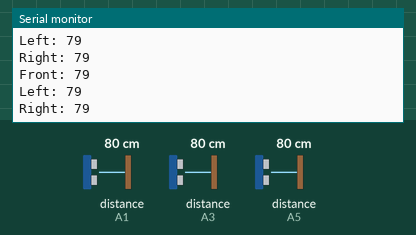
A sketch run on a simulated Arduino Uno, built with avr-gcc and run on an emulated ATmega328P. On the bench: the last lines printed to the serial monitor. Wiring (inferred from the names in the program): 3 × ultrasonic range finder: trigger A0, echo A1 / trigger A2, echo A3 / trigger A4, echo A5. The test bench sets the inputs (shaded band); at power-on: distance to the obstacle (sensors on A1, A3, A5) 80 cm. The echo pulse lasts 58.3 µs per cm; the audio player accepts every command and is not drawn.

Above: at 8.7 s.
8.8 s: distance to the obstacle (sensor on A1) set to 12 cm
At 9.38 s:
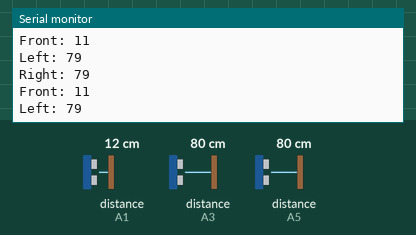
10.3 s: distance to the obstacle (sensor on A1) set to 9 cm
At 10.39 s:
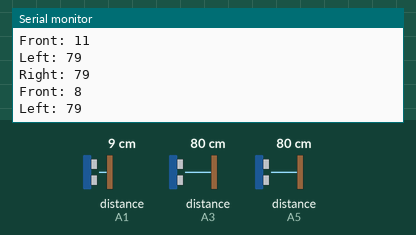
Timing chart, 0 to 13.3 s (numbered marks = the images above; inputs shaded):
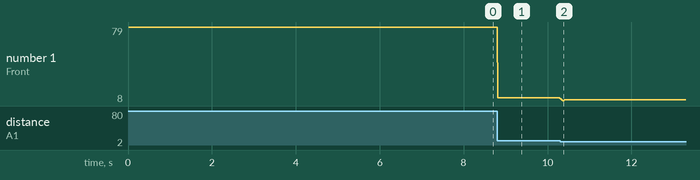

The sketch:

Project_Nazariya_Final.ino
```cpp
#include <DFMiniMp3.h>

// ----------------------
// Ultrasonic Sensor Pins
// ----------------------

const byte FRONT_TRIG = A0;
const byte FRONT_ECHO = A1;

const byte LEFT_TRIG = A2;
const byte LEFT_ECHO = A3;

const byte RIGHT_TRIG = A4;
const byte RIGHT_ECHO = A5;

// Obstacle detection range (cm)
const int MIN_DISTANCE = 10;
const int MAX_DISTANCE = 50;

// Distance measurements
long duration;
long distance;
long frontDistance;
long leftDistance;
long rightDistance;

// ----------------------
// DFPlayer Notifications
// ----------------------

class Mp3Notify
{
public:
    static void OnError(uint16_t errorCode)
    {
        Serial.print("DFPlayer Error: ");
        Serial.println(errorCode);
    }

    static void OnPlayFinished(uint16_t track)
    {
        Serial.print("Finished Track ");
        Serial.println(track);
    }

    static void OnCardOnline(uint16_t)
    {
        Serial.println("SD Card Online");
    }

    static void OnCardInserted(uint16_t)
    {
        Serial.println("SD Card Inserted");
    }

    static void OnCardRemoved(uint16_t)
    {
        Serial.println("SD Card Removed");
    }
};

// DFPlayer uses the Arduino's hardware UART
DFMiniMp3<HardwareSerial, Mp3Notify> mp3(Serial);

void setup()
{
    Serial.begin(115200);

    pinMode(FRONT_TRIG, OUTPUT);
    pinMode(FRONT_ECHO, INPUT);

    pinMode(LEFT_TRIG, OUTPUT);
    pinMode(LEFT_ECHO, INPUT);

    pinMode(RIGHT_TRIG, OUTPUT);
    pinMode(RIGHT_ECHO, INPUT);

    mp3.begin();
    mp3.setVolume(28);
}

void loop()
{
    frontDistance = readDistance(FRONT_TRIG, FRONT_ECHO);
    leftDistance = readDistance(LEFT_TRIG, LEFT_ECHO);
    rightDistance = readDistance(RIGHT_TRIG, RIGHT_ECHO);

    Serial.print("Front: ");
    Serial.println(frontDistance);

    Serial.print("Left: ");
    Serial.println(leftDistance);

    Serial.print("Right: ");
    Serial.println(rightDistance);

    if (frontDistance >= MIN_DISTANCE && frontDistance <= MAX_DISTANCE)
    {
        mp3.playMp3FolderTrack(1);
        delay(100);
    }

    if (leftDistance >= MIN_DISTANCE && leftDistance <= MAX_DISTANCE)
    {
        mp3.playMp3FolderTrack(2);
        delay(100);
    }

    if (rightDistance >= MIN_DISTANCE && rightDistance <= MAX_DISTANCE)
    {
        mp3.playMp3FolderTrack(3);
        delay(100);
    }
}

long readDistance(byte trigPin, byte echoPin)
{
    digitalWrite(trigPin, LOW);
    delayMicroseconds(2);

    digitalWrite(trigPin, HIGH);
    delayMicroseconds(10);

    digitalWrite(trigPin, LOW);

    duration = pulseIn(echoPin, HIGH);

    return (duration / 2) / 29.1;
}
```

Measured:
- after the input at 8.8 s, the serial monitor: prints a new line at once (image 1)
- after the input at 10.3 s, the serial monitor: prints a new line after 0.09 s (image 2)
- plotted number 1: 79 → 11 after the input at 8.8 s, 11 → 9 after the input at 10.3 s
